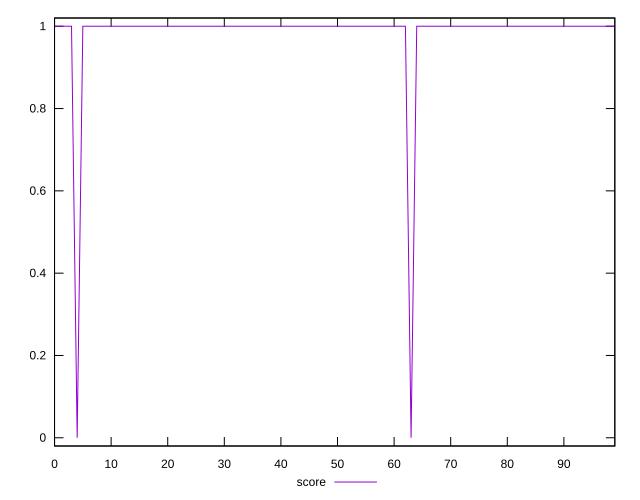

Generate this figure with gnuplot:
reset

$score <<EOF
0 1
1 1
2 1
3 1
4 0
5 1
6 1
7 1
8 1
9 1
10 1
11 1
12 1
13 1
14 1
15 1
16 1
17 1
18 1
19 1
20 1
21 1
22 1
23 1
24 1
25 1
26 1
27 1
28 1
29 1
30 1
31 1
32 1
33 1
34 1
35 1
36 1
37 1
38 1
39 1
40 1
41 1
42 1
43 1
44 1
45 1
46 1
47 1
48 1
49 1
50 1
51 1
52 1
53 1
54 1
55 1
56 1
57 1
58 1
59 1
60 1
61 1
62 1
63 0
64 1
65 1
66 1
67 1
68 1
69 1
70 1
71 1
72 1
73 1
74 1
75 1
76 1
77 1
78 1
79 1
80 1
81 1
82 1
83 1
84 1
85 1
86 1
87 1
88 1
89 1
90 1
91 1
92 1
93 1
94 1
95 1
96 1
97 1
98 1
99 1
EOF

set key outside below
set xrange [0:99]
set yrange [-0.02:1.02]
set trange [-0.02:1.02]
set terminal svg size 640, 500 enhanced background rgb 'white'
set output "reprap/server-response-time/samples/pages+cached+noexternal+nomedia+nocss+nojs/score/values.svg"

plot $score title "score" with line

reset
